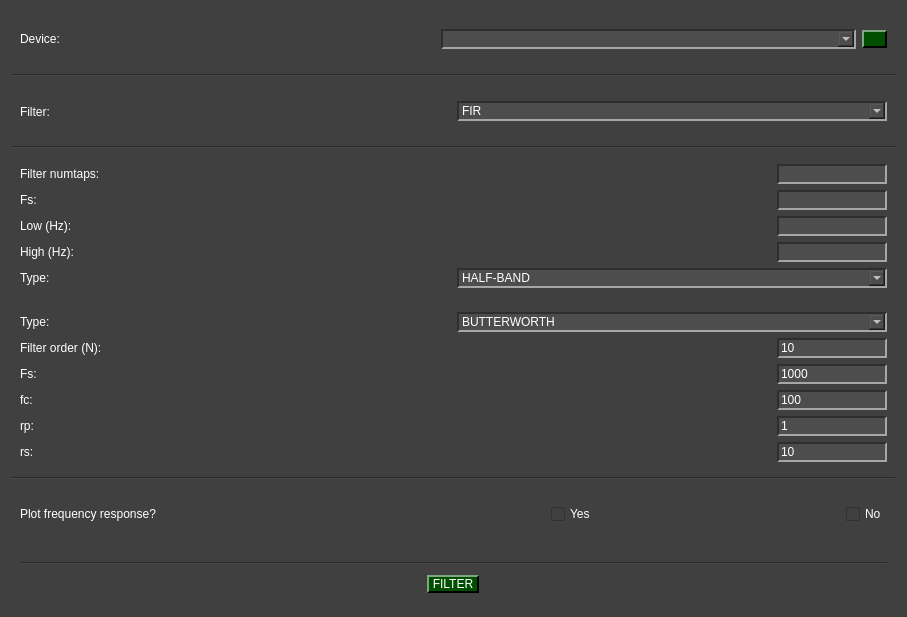
<?xml version="1.0" encoding="UTF-8"?>
<ui version="4.0">
 <class>Digitalfilters_arduino_widget</class>
 <widget class="QWidget" name="Digitalfilters_arduino_widget">
  <property name="geometry">
   <rect>
    <x>0</x>
    <y>0</y>
    <width>907</width>
    <height>617</height>
   </rect>
  </property>
  <property name="windowTitle">
   <string>Form</string>
  </property>
  <property name="styleSheet">
   <string notr="true">QWidget{
	background-color: rgb(64, 64, 64);
}

QTabWidget::pane { 
   border: 1px solid rgb(166, 166, 166);
}

QTabBar::tab {
  	background-color: rgb(77, 77, 77);
 }

 QTabBar::tab:selected {
  	background-color: rgb(140, 140, 140);
	padding-top: 2px;
	padding-bottom: 2px;
	padding-left: 12px;
	padding-right: 12px;
 }

 QTabBar::tab:selected:hover {
  	background-color: rgb(140, 140, 140);
	padding-top: 2px;
	padding-bottom: 2px;
	padding-left: 12px;
	padding-right: 12px;
 }

 QTabBar::tab:hover {
  	background-color: rgb(109, 109, 109);
	padding-top: 2px;
	padding-bottom: 2px;
	padding-left: 12px;
	padding-right: 12px;
 }

 QTabBar::tab:middle {
	border-right: 1px dashed rgb(166, 166, 166);
	border-left: 1px dashed rgb(166, 166, 166);
	padding-top: 2px;
	padding-bottom: 2px;
	padding-left: 12px;
	padding-right: 12px;
 }

 QTabBar::tab:last {
	border-top-right-radius: 10px;
	padding-top: 2px;
	padding-bottom: 2px;
	padding-left: 12px;
	padding-right: 12px;
 }

 QTabBar::tab:first {
	border-top-left-radius: 10px;
	padding-top: 2px;
	padding-bottom: 2px;
	padding-left: 12px;
	padding-right: 12px;
 }


QComboBox QAbstractItemView {
    background-color: rgb(77, 77, 77);
}

QComboBox QAbstractItemView::item:focus{
    background-color: rgb(140, 140, 140);
}

QDoubleSpinBox{
	background-color: rgb(77, 77, 77);
	
	border-top: 1.5px solid rgb(46, 46, 46);
	border-left: 1.5px solid rgb(46, 46, 46);

	border-bottom: 1.5px solid rgb(166, 166, 166);
	border-right: 1.5px solid rgb(166, 166, 166);
}

QDoubleSpinBox::up-button{
    image: url(:/imgs/drop_up_arrow.png);
	width: 11px;

	background-color: rgb(0, 79, 0);
	border-top: 1.5px solid rgb(127, 167, 127);
	border-left: 1.5px solid rgb(127, 167, 127);

	border-bottom: 1.5px solid rgb(0, 0, 0);
	border-right: 1.5px solid rgb(0, 0, 0);
}

QDoubleSpinBox::up-button:pressed{
	border: 2px solid rgb(255, 255, 255);
}

QDoubleSpinBox::up-button:hover{
	background-color: rgb(0, 50, 0);
}

QDoubleSpinBox::down-button{
    image: url(:/imgs/drop_down_arrow.png);
	width: 11px;

	background-color: rgb(0, 79, 0);
	border-top: 1.5px solid rgb(127, 167, 127);
	border-left: 1.5px solid rgb(127, 167, 127);

	border-bottom: 1.5px solid rgb(0, 0, 0);
	border-right: 1.5px solid rgb(0, 0, 0);
}

QDoubleSpinBox::down-button:pressed{
	border: 2px solid rgb(255, 255, 255);
}

QDoubleSpinBox::down-button:hover{
	background-color: rgb(0, 50, 0);
}

QWidget#centralwidget{
	background-color: rgb(64, 64, 64);
}

QWidget{
	color: rgb(255, 255, 255);
}

QComboBox{
	background-color: rgb(77, 77, 77);
	
	border-top: 1.5px solid rgb(46, 46, 46);
	border-left: 1.5px solid rgb(46, 46, 46);

	border-bottom: 1.5px solid rgb(166, 166, 166);
	border-right: 1.5px solid rgb(166, 166, 166);
}


QComboBox::drop-down{
	image: url(:/imgs/imgs/drop_down_arrow.png);
	width: 11px;

	background-color: rgb(0, 79, 0);
	border-top: 2px solid rgb(127, 167, 127);
	border-left: 2px solid rgb(127, 167, 127);

	border-bottom: 2px solid rgb(0, 0, 0);
	border-right: 2px solid rgb(0, 0, 0);
}

QComboBox::drop-down:hover{
	background-color: rgb(0, 50, 0);
}

QComboBox::drop-down:pressed{
	border: 2px solid rgb(255, 255, 255);
}

QPushButton{
	background-color: rgb(0, 79, 0);

	border-top: 1.5px solid rgb(127, 167, 127);
	border-left: 1.5px solid rgb(127, 167, 127);

	border-bottom: 1.5px solid rgb(0, 0, 0);
	border-right: 1.5px solid rgb(0, 0, 0);

	
	font: 12pt &quot;Helvetica&quot;;
	text-align:center;
}

QWidget{
	font: 12pt &quot;Helvetica&quot;;
}

QPushButton:hover{
	background-color: rgb(0, 50, 0);
}

QPushButton:pressed{
	border: 2px solid rgb(255, 255, 255);
}

QLineEdit{
	background-color: rgb(77, 77, 77);
	border-top: 1.5px solid rgb(46, 46, 46);
	border-left: 1.5px solid rgb(46, 46, 46);

	border-bottom: 1.5px solid rgb(166, 166, 166);
	border-right: 1.5px solid rgb(166, 166, 166);
}

QRadioButton::indicator{
	border-radius: 6px;
	border-top: 1.5px solid rgb(0, 0, 0);
	border-left: 1.5px solid rgb(0, 0, 0);

	border-bottom: 1.5px solid rgb(160, 160, 160);
	border-right: 1.5px solid rgb(160, 160, 160);
}

QRadioButton::indicator::checked{
	background-color: white;
}

QRadioButton::indicator::unchecked:hover{
	background-color: #9F9F9F;
}

QRadioButton::indicator::pressed{
	border: 1.5px solid #505050
}

QPushButton#reload_devices{
	image: url(:/imgs/imgs/reload.png);
	width: 11px;
	background-color: rgb(0, 79, 0);

	border-top: 1.5px solid rgb(127, 167, 127);
	border-left: 1.5px solid rgb(127, 167, 127);

	border-bottom: 1.5px solid rgb(0, 0, 0);
	border-right: 1.5px solid rgb(0, 0, 0);

	
	font: 12pt &quot;Helvetica&quot;;
	text-align:center;
}

QPushButton#reload_devices:hover{
	background-color: rgb(0, 50, 0);
}

QPushButton#reload_devices:pressed{
	border: 2px solid rgb(255, 255, 255);
}

</string>
  </property>
  <layout class="QGridLayout" name="gridLayout">
   <item row="5" column="0">
    <widget class="QWidget" name="iir_configs" native="true">
     <layout class="QGridLayout" name="gridLayout_4">
      <item row="1" column="0">
       <widget class="QLabel" name="label_8">
        <property name="text">
         <string>Filter order (N):</string>
        </property>
       </widget>
      </item>
      <item row="5" column="0">
       <widget class="QLabel" name="label_11">
        <property name="text">
         <string>rs:</string>
        </property>
       </widget>
      </item>
      <item row="1" column="1" alignment="Qt::AlignmentFlag::AlignRight">
       <widget class="QLineEdit" name="order_iir_line">
        <property name="text">
         <string>10</string>
        </property>
       </widget>
      </item>
      <item row="4" column="1" alignment="Qt::AlignmentFlag::AlignRight">
       <widget class="QLineEdit" name="rp_line">
        <property name="text">
         <string>1</string>
        </property>
       </widget>
      </item>
      <item row="2" column="0">
       <widget class="QLabel" name="label_9">
        <property name="text">
         <string>Fs:</string>
        </property>
       </widget>
      </item>
      <item row="5" column="1" alignment="Qt::AlignmentFlag::AlignRight">
       <widget class="QLineEdit" name="rs_line">
        <property name="text">
         <string>10</string>
        </property>
       </widget>
      </item>
      <item row="0" column="0">
       <widget class="QLabel" name="label_12">
        <property name="text">
         <string>Type:</string>
        </property>
       </widget>
      </item>
      <item row="2" column="1" alignment="Qt::AlignmentFlag::AlignRight">
       <widget class="QLineEdit" name="fs_iir_line">
        <property name="text">
         <string>1000</string>
        </property>
       </widget>
      </item>
      <item row="4" column="0">
       <widget class="QLabel" name="label_10">
        <property name="text">
         <string>rp:</string>
        </property>
       </widget>
      </item>
      <item row="0" column="1">
       <widget class="QComboBox" name="comboBox_4">
        <item>
         <property name="text">
          <string>BUTTERWORTH</string>
         </property>
        </item>
        <item>
         <property name="text">
          <string>CHEBYSHEV</string>
         </property>
        </item>
        <item>
         <property name="text">
          <string>CAUER</string>
         </property>
        </item>
       </widget>
      </item>
      <item row="3" column="0">
       <widget class="QLabel" name="label_14">
        <property name="toolTip">
         <string>&lt;html&gt;&lt;head/&gt;&lt;body&gt;&lt;p&gt;Cutoff Frequency&lt;/p&gt;&lt;p&gt;&lt;br/&gt;&lt;/p&gt;&lt;/body&gt;&lt;/html&gt;</string>
        </property>
        <property name="whatsThis">
         <string>&lt;html&gt;&lt;head/&gt;&lt;body&gt;&lt;p&gt;Cutoff Frequency&lt;/p&gt;&lt;/body&gt;&lt;/html&gt;</string>
        </property>
        <property name="text">
         <string>fc:</string>
        </property>
       </widget>
      </item>
      <item row="3" column="1" alignment="Qt::AlignmentFlag::AlignRight">
       <widget class="QLineEdit" name="fc_line">
        <property name="text">
         <string>100</string>
        </property>
       </widget>
      </item>
     </layout>
    </widget>
   </item>
   <item row="1" column="0">
    <widget class="Line" name="line_2">
     <property name="orientation">
      <enum>Qt::Orientation::Horizontal</enum>
     </property>
    </widget>
   </item>
   <item row="7" column="0">
    <widget class="QWidget" name="frequency_response" native="true">
     <layout class="QGridLayout" name="gridLayout_5">
      <item row="0" column="2" alignment="Qt::AlignmentFlag::AlignRight">
       <widget class="QCheckBox" name="no_fr">
        <property name="maximumSize">
         <size>
          <width>100</width>
          <height>16777215</height>
         </size>
        </property>
        <property name="text">
         <string>No</string>
        </property>
        <attribute name="buttonGroup">
         <string notr="true">buttonGroup</string>
        </attribute>
       </widget>
      </item>
      <item row="0" column="0">
       <widget class="QLabel" name="label_13">
        <property name="text">
         <string>Plot frequency response?</string>
        </property>
       </widget>
      </item>
      <item row="0" column="1" alignment="Qt::AlignmentFlag::AlignRight">
       <widget class="QCheckBox" name="yes_fr">
        <property name="maximumSize">
         <size>
          <width>100</width>
          <height>16777215</height>
         </size>
        </property>
        <property name="text">
         <string>Yes</string>
        </property>
        <attribute name="buttonGroup">
         <string notr="true">buttonGroup</string>
        </attribute>
       </widget>
      </item>
     </layout>
    </widget>
   </item>
   <item row="6" column="0">
    <widget class="Line" name="line_3">
     <property name="orientation">
      <enum>Qt::Orientation::Horizontal</enum>
     </property>
    </widget>
   </item>
   <item row="2" column="0">
    <widget class="QWidget" name="select_filter" native="true">
     <layout class="QHBoxLayout" name="horizontalLayout">
      <item>
       <widget class="QLabel" name="label">
        <property name="text">
         <string>Filter:</string>
        </property>
       </widget>
      </item>
      <item>
       <widget class="QComboBox" name="filter_combox">
        <item>
         <property name="text">
          <string>FIR</string>
         </property>
        </item>
        <item>
         <property name="text">
          <string>IIR</string>
         </property>
        </item>
       </widget>
      </item>
     </layout>
    </widget>
   </item>
   <item row="4" column="0">
    <widget class="QWidget" name="fir_configs" native="true">
     <layout class="QGridLayout" name="gridLayout_2">
      <item row="3" column="1" alignment="Qt::AlignmentFlag::AlignRight">
       <widget class="QLineEdit" name="lineEdit_4"/>
      </item>
      <item row="2" column="0">
       <widget class="QLabel" name="label_4">
        <property name="text">
         <string>Low (Hz):</string>
        </property>
       </widget>
      </item>
      <item row="0" column="1" alignment="Qt::AlignmentFlag::AlignRight">
       <widget class="QLineEdit" name="lineEdit"/>
      </item>
      <item row="2" column="1" alignment="Qt::AlignmentFlag::AlignRight">
       <widget class="QLineEdit" name="lineEdit_3"/>
      </item>
      <item row="3" column="0">
       <widget class="QLabel" name="label_5">
        <property name="text">
         <string>High (Hz):</string>
        </property>
       </widget>
      </item>
      <item row="0" column="0">
       <widget class="QLabel" name="label_2">
        <property name="text">
         <string>Filter numtaps:</string>
        </property>
       </widget>
      </item>
      <item row="1" column="1" alignment="Qt::AlignmentFlag::AlignRight">
       <widget class="QLineEdit" name="lineEdit_2"/>
      </item>
      <item row="1" column="0">
       <widget class="QLabel" name="label_3">
        <property name="text">
         <string>Fs:</string>
        </property>
       </widget>
      </item>
      <item row="4" column="0">
       <widget class="QLabel" name="label_6">
        <property name="text">
         <string>Type:</string>
        </property>
       </widget>
      </item>
      <item row="4" column="1">
       <widget class="QComboBox" name="comboBox_2">
        <item>
         <property name="text">
          <string>HALF-BAND</string>
         </property>
        </item>
        <item>
         <property name="text">
          <string>HIGHPASS</string>
         </property>
        </item>
        <item>
         <property name="text">
          <string>BANDPASS</string>
         </property>
        </item>
        <item>
         <property name="text">
          <string>LOWPASS</string>
         </property>
        </item>
       </widget>
      </item>
     </layout>
    </widget>
   </item>
   <item row="0" column="0">
    <widget class="QWidget" name="arduino_selection" native="true">
     <layout class="QGridLayout" name="gridLayout_3">
      <item row="0" column="1">
       <widget class="QComboBox" name="arduino_board"/>
      </item>
      <item row="0" column="0">
       <widget class="QLabel" name="label_7">
        <property name="text">
         <string>Device:</string>
        </property>
       </widget>
      </item>
      <item row="0" column="2">
       <widget class="QPushButton" name="reload_devices">
        <property name="maximumSize">
         <size>
          <width>25</width>
          <height>16777215</height>
         </size>
        </property>
        <property name="text">
         <string/>
        </property>
       </widget>
      </item>
     </layout>
    </widget>
   </item>
   <item row="3" column="0">
    <widget class="Line" name="line">
     <property name="orientation">
      <enum>Qt::Orientation::Horizontal</enum>
     </property>
    </widget>
   </item>
   <item row="8" column="0">
    <widget class="QWidget" name="bottom" native="true">
     <layout class="QGridLayout" name="gridLayout_6">
      <item row="1" column="0" alignment="Qt::AlignmentFlag::AlignHCenter">
       <widget class="QPushButton" name="Filter_button">
        <property name="minimumSize">
         <size>
          <width>50</width>
          <height>0</height>
         </size>
        </property>
        <property name="text">
         <string> FILTER </string>
        </property>
       </widget>
      </item>
      <item row="0" column="0">
       <widget class="Line" name="line_4">
        <property name="orientation">
         <enum>Qt::Orientation::Horizontal</enum>
        </property>
       </widget>
      </item>
     </layout>
    </widget>
   </item>
  </layout>
 </widget>
 <resources>
  <include location="resources_1.qrc"/>
 </resources>
 <connections>
  <connection>
   <sender>filter_combox</sender>
   <signal>currentTextChanged(QString)</signal>
   <receiver>fir_configs</receiver>
   <slot>show()</slot>
   <hints>
    <hint type="sourcelabel">
     <x>677</x>
     <y>118</y>
    </hint>
    <hint type="destinationlabel">
     <x>646</x>
     <y>161</y>
    </hint>
   </hints>
  </connection>
  <connection>
   <sender>filter_combox</sender>
   <signal>currentTextChanged(QString)</signal>
   <receiver>iir_configs</receiver>
   <slot>hide()</slot>
   <hints>
    <hint type="sourcelabel">
     <x>567</x>
     <y>111</y>
    </hint>
    <hint type="destinationlabel">
     <x>541</x>
     <y>342</y>
    </hint>
   </hints>
  </connection>
 </connections>
 <buttongroups>
  <buttongroup name="buttonGroup"/>
 </buttongroups>
</ui>
